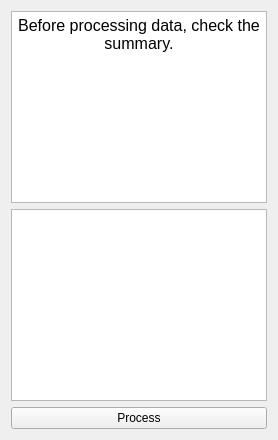
          <widget class="QWidget" name="tab_registry_process">
           <attribute name="title">
            <string>Process</string>
           </attribute>
           <layout class="QGridLayout" name="gridLayout_12">
            <item row="2" column="0">
             <widget class="QPushButton" name="pushButton_registry_process">
              <property name="text">
               <string>Process</string>
              </property>
             </widget>
            </item>
            <item row="0" column="0">
             <widget class="QTextEdit" name="textEdit_registry_process">
              <property name="readOnly">
               <bool>true</bool>
              </property>
              <property name="html">
               <string>&lt;!DOCTYPE HTML PUBLIC &quot;-//W3C//DTD HTML 4.0//EN&quot; &quot;http://www.w3.org/TR/REC-html40/strict.dtd&quot;&gt;
&lt;html&gt;&lt;head&gt;&lt;meta name=&quot;qrichtext&quot; content=&quot;1&quot; /&gt;&lt;meta charset=&quot;utf-8&quot; /&gt;&lt;style type=&quot;text/css&quot;&gt;
p, li { white-space: pre-wrap; }
hr { height: 1px; border-width: 0; }
li.unchecked::marker { content: &quot;\2610&quot;; }
li.checked::marker { content: &quot;\2612&quot;; }
&lt;/style&gt;&lt;/head&gt;&lt;body style=&quot; font-family:'Sans Serif'; font-size:9pt; font-weight:400; font-style:normal;&quot;&gt;
&lt;p align=&quot;center&quot; style=&quot; margin-top:0px; margin-bottom:0px; margin-left:0px; margin-right:0px; -qt-block-indent:0; text-indent:0px;&quot;&gt;&lt;span style=&quot; font-size:12pt;&quot;&gt;Before processing data, check the summary.&lt;/span&gt;&lt;/p&gt;&lt;/body&gt;&lt;/html&gt;</string>
              </property>
             </widget>
            </item>
            <item row="1" column="0">
             <widget class="QTextEdit" name="textEdit_registry_process_summary"/>
            </item>
           </layout>
          </widget>
